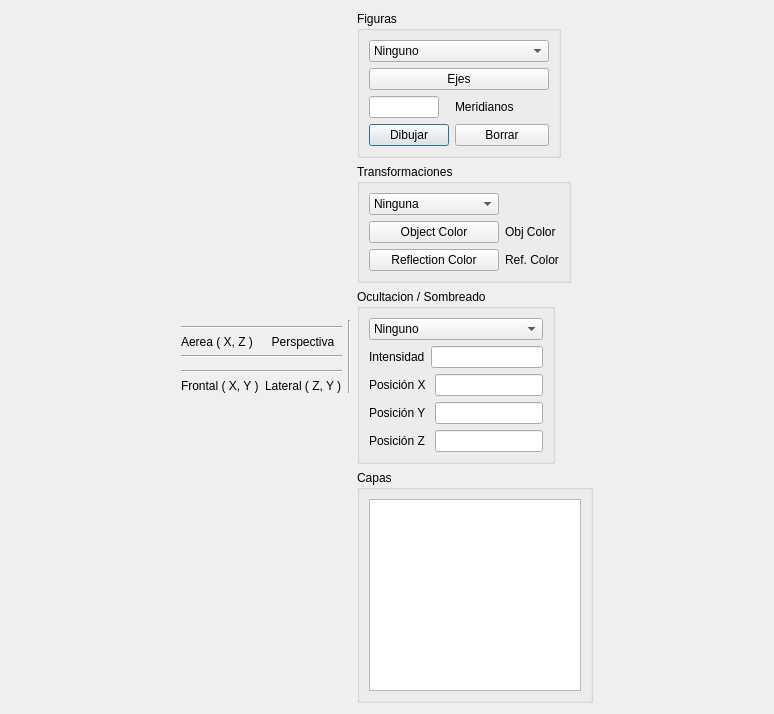
<?xml version="1.0" encoding="UTF-8"?>
<ui version="4.0">
 <class>DgcUi</class>
 <widget class="QDialog" name="DgcUi">
  <property name="geometry">
   <rect>
    <x>0</x>
    <y>0</y>
    <width>774</width>
    <height>684</height>
   </rect>
  </property>
  <property name="windowTitle">
   <string>DgcApp</string>
  </property>
  <property name="windowIcon">
   <iconset>
    <normaloff>figuras_geometricas.gif</normaloff>figuras_geometricas.gif</iconset>
  </property>
  <layout class="QGridLayout" name="gridLayout_5">
   <item row="0" column="0">
    <layout class="QGridLayout" name="layout">
     <item row="0" column="0">
      <layout class="QGridLayout" name="layoutLienzos">
       <item row="0" column="0">
        <layout class="QGridLayout" name="gridLayout_3">
         <item row="0" column="0">
          <layout class="QHBoxLayout" name="horizontalLayout_3">
           <item>
            <layout class="QGridLayout" name="layAir"/>
           </item>
           <item>
            <widget class="Line" name="line_2">
             <property name="orientation">
              <enum>Qt::Vertical</enum>
             </property>
            </widget>
           </item>
           <item>
            <layout class="QGridLayout" name="layPersp"/>
           </item>
          </layout>
         </item>
         <item row="1" column="0">
          <layout class="QVBoxLayout" name="verticalLayout_4">
           <item>
            <widget class="Line" name="line">
             <property name="orientation">
              <enum>Qt::Horizontal</enum>
             </property>
            </widget>
           </item>
           <item>
            <layout class="QHBoxLayout" name="horizontalLayout">
             <property name="sizeConstraint">
              <enum>QLayout::SetMinAndMaxSize</enum>
             </property>
             <item>
              <widget class="QLabel" name="LabAir">
               <property name="sizePolicy">
                <sizepolicy hsizetype="Preferred" vsizetype="Fixed">
                 <horstretch>0</horstretch>
                 <verstretch>0</verstretch>
                </sizepolicy>
               </property>
               <property name="text">
                <string>Aerea ( X, Z )</string>
               </property>
               <property name="alignment">
                <set>Qt::AlignJustify|Qt::AlignTop</set>
               </property>
              </widget>
             </item>
             <item>
              <widget class="QLabel" name="LabPersp">
               <property name="sizePolicy">
                <sizepolicy hsizetype="Preferred" vsizetype="Fixed">
                 <horstretch>0</horstretch>
                 <verstretch>0</verstretch>
                </sizepolicy>
               </property>
               <property name="text">
                <string>  Perspectiva</string>
               </property>
               <property name="alignment">
                <set>Qt::AlignLeading|Qt::AlignLeft|Qt::AlignTop</set>
               </property>
              </widget>
             </item>
            </layout>
           </item>
           <item>
            <widget class="Line" name="line_4">
             <property name="orientation">
              <enum>Qt::Horizontal</enum>
             </property>
            </widget>
           </item>
          </layout>
         </item>
         <item row="2" column="0">
          <layout class="QHBoxLayout" name="horizontalLayout_4">
           <item>
            <layout class="QGridLayout" name="layFront"/>
           </item>
           <item>
            <widget class="Line" name="line_5">
             <property name="orientation">
              <enum>Qt::Vertical</enum>
             </property>
            </widget>
           </item>
           <item>
            <layout class="QGridLayout" name="layLat"/>
           </item>
          </layout>
         </item>
         <item row="3" column="0">
          <layout class="QVBoxLayout" name="verticalLayout_5">
           <item>
            <widget class="Line" name="line_6">
             <property name="orientation">
              <enum>Qt::Horizontal</enum>
             </property>
            </widget>
           </item>
           <item>
            <layout class="QHBoxLayout" name="horizontalLayout_2">
             <property name="sizeConstraint">
              <enum>QLayout::SetMinAndMaxSize</enum>
             </property>
             <item>
              <widget class="QLabel" name="LabFront">
               <property name="sizePolicy">
                <sizepolicy hsizetype="Preferred" vsizetype="Fixed">
                 <horstretch>0</horstretch>
                 <verstretch>0</verstretch>
                </sizepolicy>
               </property>
               <property name="text">
                <string>Frontal ( X, Y )</string>
               </property>
               <property name="alignment">
                <set>Qt::AlignLeading|Qt::AlignLeft|Qt::AlignTop</set>
               </property>
              </widget>
             </item>
             <item>
              <widget class="QLabel" name="LabLat">
               <property name="sizePolicy">
                <sizepolicy hsizetype="Preferred" vsizetype="Fixed">
                 <horstretch>0</horstretch>
                 <verstretch>0</verstretch>
                </sizepolicy>
               </property>
               <property name="text">
                <string>Lateral ( Z, Y )</string>
               </property>
               <property name="alignment">
                <set>Qt::AlignJustify|Qt::AlignTop</set>
               </property>
              </widget>
             </item>
            </layout>
           </item>
          </layout>
         </item>
        </layout>
       </item>
       <item row="0" column="1">
        <widget class="Line" name="line_3">
         <property name="orientation">
          <enum>Qt::Vertical</enum>
         </property>
        </widget>
       </item>
      </layout>
     </item>
     <item row="0" column="1">
      <layout class="QGridLayout" name="layoutMenu">
       <property name="sizeConstraint">
        <enum>QLayout::SetMaximumSize</enum>
       </property>
       <item row="0" column="0">
        <widget class="QGroupBox" name="gbFig">
         <property name="sizePolicy">
          <sizepolicy hsizetype="Fixed" vsizetype="Fixed">
           <horstretch>0</horstretch>
           <verstretch>0</verstretch>
          </sizepolicy>
         </property>
         <property name="title">
          <string>Figuras</string>
         </property>
         <layout class="QGridLayout" name="gridLayout_2">
          <item row="0" column="0">
           <layout class="QGridLayout" name="gridLayout">
            <item row="3" column="0">
             <widget class="QPushButton" name="pbDibujar">
              <property name="text">
               <string>Dibujar</string>
              </property>
              <property name="icon">
               <iconset>
                <normaloff>clip-art-pencil-eraser.png</normaloff>clip-art-pencil-eraser.png</iconset>
              </property>
             </widget>
            </item>
            <item row="0" column="0" colspan="2">
             <widget class="QComboBox" name="cbFigOpt">
              <property name="modelColumn">
               <number>0</number>
              </property>
              <item>
               <property name="text">
                <string>Ninguno</string>
               </property>
              </item>
              <item>
               <property name="text">
                <string>Cubo</string>
               </property>
              </item>
              <item>
               <property name="text">
                <string>Piramide</string>
               </property>
              </item>
              <item>
               <property name="text">
                <string>Objeto de revolución</string>
               </property>
              </item>
              <item>
               <property name="text">
                <string>Objeto de revolución - Perfil</string>
               </property>
              </item>
             </widget>
            </item>
            <item row="3" column="1">
             <widget class="QPushButton" name="pbBorrar">
              <property name="text">
               <string>Borrar</string>
              </property>
              <property name="icon">
               <iconset>
                <normaloff>Eraser-icon.png</normaloff>Eraser-icon.png</iconset>
              </property>
             </widget>
            </item>
            <item row="2" column="0">
             <widget class="QLineEdit" name="Nmerid">
              <property name="maximumSize">
               <size>
                <width>70</width>
                <height>16777215</height>
               </size>
              </property>
             </widget>
            </item>
            <item row="1" column="0" colspan="2">
             <widget class="QPushButton" name="pbEjes">
              <property name="toolTip">
               <string comment="pepe" extracomment="hola"/>
              </property>
              <property name="whatsThis">
               <string/>
              </property>
              <property name="text">
               <string>Ejes</string>
              </property>
              <property name="icon">
               <iconset>
                <normaloff>ejes_transformaciones.png</normaloff>ejes_transformaciones.png</iconset>
              </property>
              <property name="iconSize">
               <size>
                <width>16</width>
                <height>16</height>
               </size>
              </property>
             </widget>
            </item>
            <item row="2" column="1">
             <widget class="QLabel" name="label">
              <property name="text">
               <string>Meridianos</string>
              </property>
             </widget>
            </item>
           </layout>
          </item>
         </layout>
        </widget>
       </item>
       <item row="1" column="0">
        <widget class="QGroupBox" name="gbTrans">
         <property name="sizePolicy">
          <sizepolicy hsizetype="Fixed" vsizetype="Fixed">
           <horstretch>0</horstretch>
           <verstretch>0</verstretch>
          </sizepolicy>
         </property>
         <property name="title">
          <string>Transformaciones</string>
         </property>
         <layout class="QGridLayout" name="gridLayout_4">
          <item row="0" column="0">
           <widget class="QComboBox" name="cbTransform">
            <item>
             <property name="text">
              <string>Ninguna</string>
             </property>
            </item>
            <item>
             <property name="text">
              <string>Trasladar</string>
             </property>
            </item>
            <item>
             <property name="text">
              <string>Rotar</string>
             </property>
            </item>
            <item>
             <property name="text">
              <string>Rotar sobre su eje</string>
             </property>
            </item>
            <item>
             <property name="text">
              <string>Escalar</string>
             </property>
            </item>
           </widget>
          </item>
          <item row="2" column="0">
           <widget class="QPushButton" name="pbObjColor">
            <property name="text">
             <string>Reflection Color</string>
            </property>
            <property name="icon">
             <iconset>
              <normaloff>color.png</normaloff>color.png</iconset>
            </property>
           </widget>
          </item>
          <item row="1" column="0">
           <widget class="QPushButton" name="pbColor">
            <property name="text">
             <string>Object Color</string>
            </property>
            <property name="icon">
             <iconset>
              <normaloff>color.png</normaloff>color.png</iconset>
            </property>
           </widget>
          </item>
          <item row="2" column="1">
           <widget class="QLabel" name="lbObjColor">
            <property name="text">
             <string>Ref. Color</string>
            </property>
           </widget>
          </item>
          <item row="1" column="1">
           <widget class="QLabel" name="lbColor">
            <property name="text">
             <string>Obj Color</string>
            </property>
           </widget>
          </item>
         </layout>
        </widget>
       </item>
       <item row="3" column="0">
        <widget class="QGroupBox" name="gbCapas">
         <property name="sizePolicy">
          <sizepolicy hsizetype="Fixed" vsizetype="MinimumExpanding">
           <horstretch>0</horstretch>
           <verstretch>0</verstretch>
          </sizepolicy>
         </property>
         <property name="title">
          <string>Capas</string>
         </property>
         <layout class="QHBoxLayout" name="horizontalLayout_6">
          <item>
           <widget class="QListWidget" name="listWidget">
            <property name="sizePolicy">
             <sizepolicy hsizetype="Fixed" vsizetype="Preferred">
              <horstretch>0</horstretch>
              <verstretch>0</verstretch>
             </sizepolicy>
            </property>
            <property name="maximumSize">
             <size>
              <width>212</width>
              <height>16777215</height>
             </size>
            </property>
            <property name="acceptDrops">
             <bool>false</bool>
            </property>
            <property name="dragEnabled">
             <bool>true</bool>
            </property>
            <property name="dragDropMode">
             <enum>QAbstractItemView::NoDragDrop</enum>
            </property>
            <property name="horizontalScrollMode">
             <enum>QAbstractItemView::ScrollPerItem</enum>
            </property>
            <property name="layoutMode">
             <enum>QListView::SinglePass</enum>
            </property>
            <property name="viewMode">
             <enum>QListView::ListMode</enum>
            </property>
            <property name="modelColumn">
             <number>0</number>
            </property>
           </widget>
          </item>
         </layout>
        </widget>
       </item>
       <item row="2" column="0">
        <widget class="QGroupBox" name="groupBox_2">
         <property name="sizePolicy">
          <sizepolicy hsizetype="Fixed" vsizetype="Fixed">
           <horstretch>0</horstretch>
           <verstretch>0</verstretch>
          </sizepolicy>
         </property>
         <property name="title">
          <string>Ocultacion / Sombreado</string>
         </property>
         <layout class="QVBoxLayout" name="verticalLayout">
          <item>
           <widget class="QComboBox" name="cbShading">
            <item>
             <property name="text">
              <string>Ninguno</string>
             </property>
            </item>
            <item>
             <property name="text">
              <string>Z-Buffer</string>
             </property>
            </item>
            <item>
             <property name="text">
              <string>Difusa sin reflexión</string>
             </property>
            </item>
            <item>
             <property name="text">
              <string>Difusa con reflexión</string>
             </property>
            </item>
           </widget>
          </item>
          <item>
           <layout class="QHBoxLayout" name="horizontalLayout_8">
            <item>
             <widget class="QLabel" name="LightIntensity">
              <property name="text">
               <string>Intensidad</string>
              </property>
             </widget>
            </item>
            <item>
             <widget class="QLineEdit" name="intensityVal"/>
            </item>
           </layout>
          </item>
          <item>
           <layout class="QHBoxLayout" name="horizontalLayout_9">
            <item>
             <widget class="QLabel" name="LightX">
              <property name="text">
               <string>Posición X </string>
              </property>
             </widget>
            </item>
            <item>
             <widget class="QLineEdit" name="LightXVal"/>
            </item>
           </layout>
          </item>
          <item>
           <layout class="QHBoxLayout" name="horizontalLayout_10">
            <item>
             <widget class="QLabel" name="LightY">
              <property name="text">
               <string>Posición Y </string>
              </property>
             </widget>
            </item>
            <item>
             <widget class="QLineEdit" name="LightYVal"/>
            </item>
           </layout>
          </item>
          <item>
           <layout class="QHBoxLayout" name="horizontalLayout_7">
            <item>
             <widget class="QLabel" name="LightZ">
              <property name="text">
               <string>Posición Z </string>
              </property>
             </widget>
            </item>
            <item>
             <widget class="QLineEdit" name="LightZVal"/>
            </item>
           </layout>
          </item>
         </layout>
        </widget>
       </item>
      </layout>
     </item>
    </layout>
   </item>
  </layout>
 </widget>
 <resources/>
 <connections/>
</ui>
